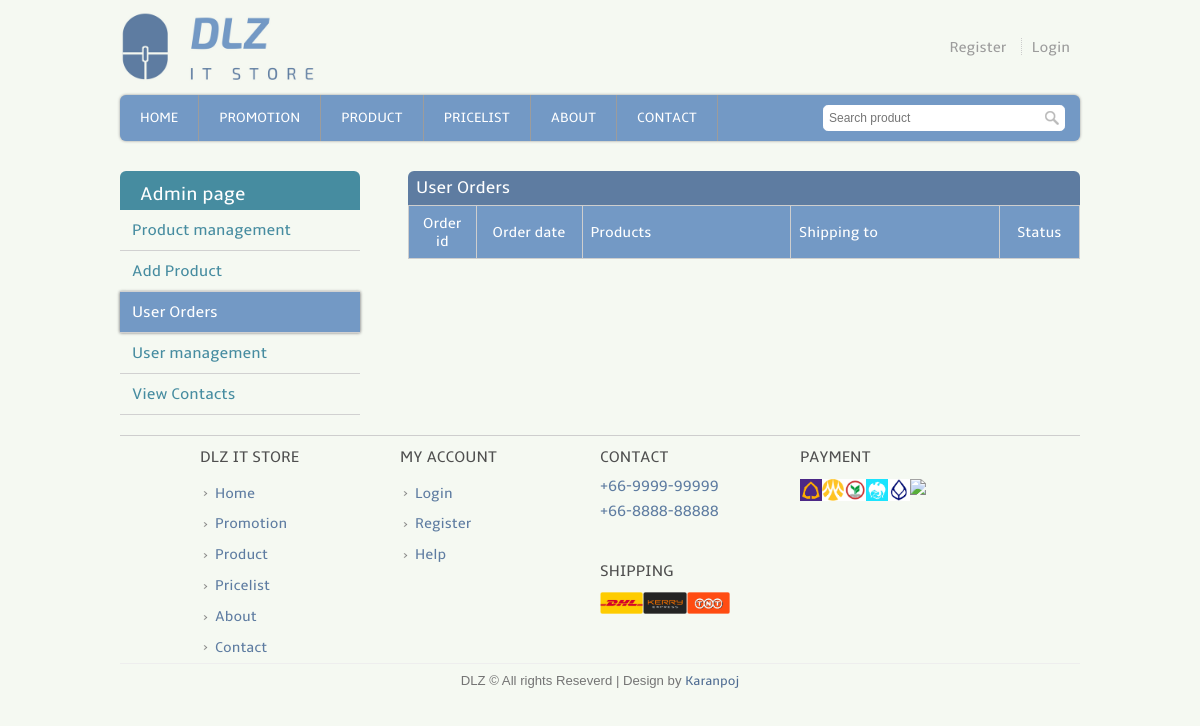
Before: /admin_check_order.php with the older database file.
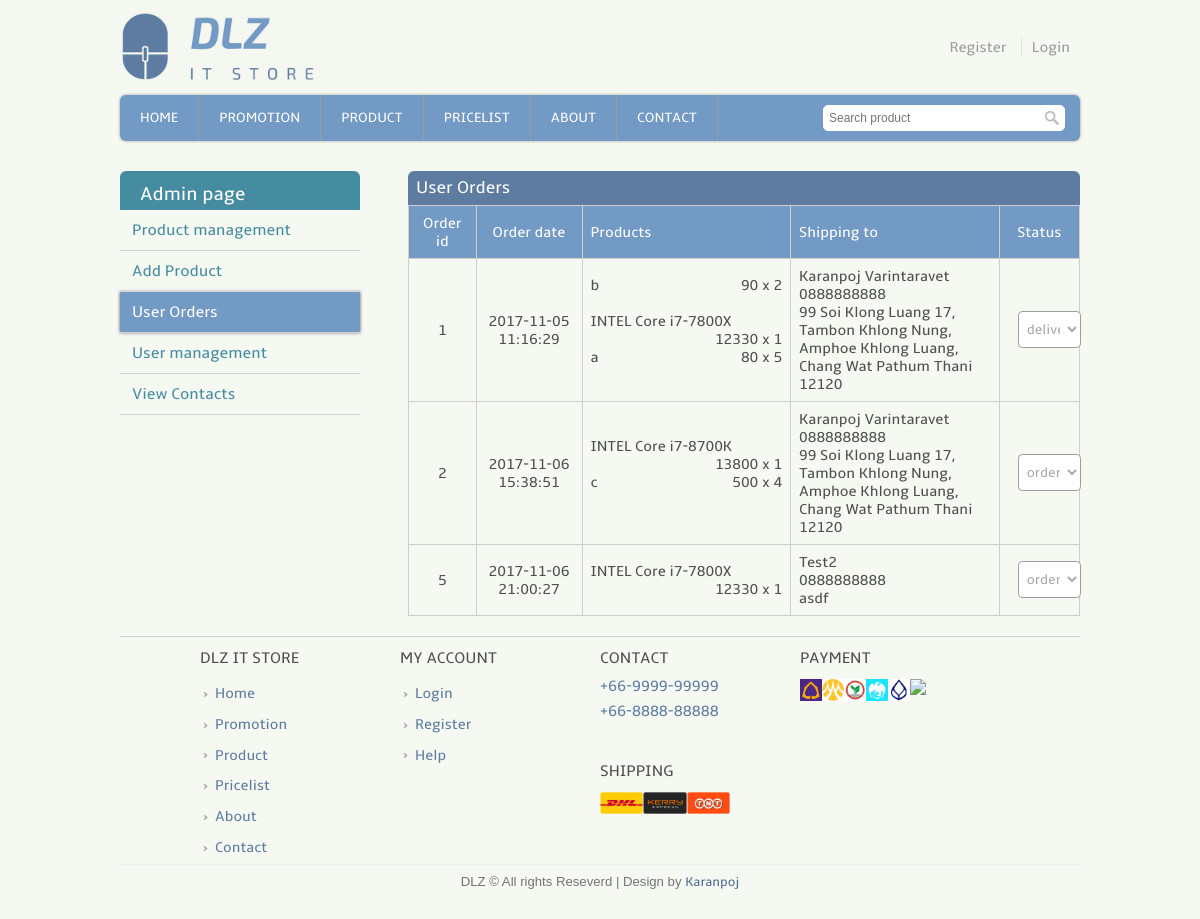
After: the same page with the newer database file.
### tables this page shows
CREATE TABLE `user_order` (
  `order_id` int(11) NOT NULL,
  `user_id` int(11) DEFAULT NULL,
  `order_pros` text NOT NULL,
  `order_datetime` datetime DEFAULT NULL,
  `order_to` text,
  `order_cost` float NOT NULL,
  `status_id` int(11) NOT NULL
);

### template.class.php (called while the page is built, shortened)
<?php
    class Template {
        protected $file;
        protected $values = array();
        public function __construct($file) {
            $this->file = $file;
        }
        public function set($key, $value) {
            $this->values[$key] = $value;
        }
        public function output() {
            $output = file_get_contents($this->file);
            foreach ($this->values as $key => $value) {
            	$tagToReplace = "[@$key]";
            	$output = str_replace($tagToReplace, $value, $output);
            }
            return $output;
        }
    }
?>

### admin_check_order.php (the view, shortened to what this page needs)
<?PHP
    include("connect.php");
    include("template.class.php");
    if(!isset($_SESSION['username']))
    {
      $layout_header = new Template("layout_header.tpl");
      $layout_footer = new Template("layout_footer.tpl");
    }
    $layout_header->set('title','Order list : IT Online Shopping website');
    echo $layout_header->output();
?>
<div class='user_full'>
  <div class='user_left'>
    <table class="user_menu">
      <tr>
        <th>
          Admin page
        </th>
      </tr>
      <tr>
        <td>
          <a href="admin.php">Product management</a>
        </td>
      </tr>
      <tr>
        <td>
          <a href="admin_add_product.php">Add Product</a>
        </td>
      </tr>
      <tr>
        <td class="active">
          <a href="admin_check_order.php">User Orders</a>
        </td>
      </tr>
      <tr>
        <td>
          <a href="admin_user.php">User management</a>
        </td>
      </tr>
      <tr>
        <td>
          <a href="contact_read.php">View Contacts</a>
        </td>
      </tr>
    </table>
  </div>
  <div class='ucart_right'>
    <form class="form_input" method="post" action="process.php">
      <div class="ucart_box" style="max-width: 1000px;">
        <h3>User Orders</h3>
        <table class="order_tb admin_order" width="100%">
          <tr>
            <th>Order id</th>
            <th>Order date</th>
            <th>Products</th>
            <th>Shipping to</th>
            <th>Status</th>
          </tr>
      <?PHP
      		$sql	= "select user_order.*,status.status_Name from user_order,status where user_order.status_id = status.status_id";
      		$result = $mysqli->query($sql) or die("error=$sql");
          while($row=$result->fetch_array()){
      ?>
          <tr>
            <td><?php echo $row['order_id']; ?></td>
            <td>
              <?php
                echo  $row['order_datetime'];
              ?>
            </td>
            <td>
              <?php
                $nline_pros = explode("@",$row['order_pros']);
                foreach ($nline_pros as $value) {
                  if(trim($value) != ""){
                    list($first,$second,$last) = explode("?", $value);
                    if($first != "" && $second != "" && $last != ""){
                      echo "<p>".trim($first)."<span style='float:right;'>".trim($second)." x ".trim($last)."</span></p><br>";
                    }
                  }
                }
              ?>
            </td>
            <td>
              <?php
                $nline_ship = explode("^",$row['order_to']);
                foreach ($nline_ship as $value) {
                  if(trim($value) != ""){
                    echo $value."<br>";
                  }
                }
              ?>
             </td>
            <td style="text-align: left;">
              <select class="sortby_tool" onchange="location = value;" style="width: 100%;">
                <option value="admin_status_order.php?ostatus=1&oid=<?php echo $row['order_id']; ?>" <?php if($row['status_id']==1){echo "selected";} ?> >order receive</option>
                <option value="admin_status_order.php?ostatus=3&oid=<?php echo $row['order_id']; ?>" <?php if($row['status_id']==3){echo "selected";} ?> >delivered</option>
              </select>
            </td>
          </tr>
      <?PHP
      	}
      ?>
        </table>
      </div>
    </form>
  </div>
<?php
  echo $layout_footer->output();
?>

Changed rows visible on the page:
added user_order: order_id "1", order_datetime "2017-11-05 11:16:29", first "b", second "90", last "2", first "INTEL Core i7-7800X", second "12330", last "1", first "a", second "80", last "5", order_to "Karanpoj Varintaravet", order_to "0888888888", order_to "99 Soi Klong Luang 17, Tambon Khlong Nung, Amphoe Khlong Luang, Chang Wat Pathum Thani 12120", status "delivered", shown under "User Orders"
added user_order: order_id "2", order_datetime "2017-11-06 15:38:51", first "INTEL Core i7-8700K", second "13800", last "1", first "c", second "500", last "4", order_to "Karanpoj Varintaravet", order_to "0888888888", order_to "99 Soi Klong Luang 17, Tambon Khlong Nung, Amphoe Khlong Luang, Chang Wat Pathum Thani 12120", status "order receive", shown under "User Orders"
added user_order: order_id "5", order_datetime "2017-11-06 21:00:27", first "INTEL Core i7-7800X", order_cost "12330", status "1", order_to "Test2", order_to "0888888888", order_to "asdf", status "order receive"
